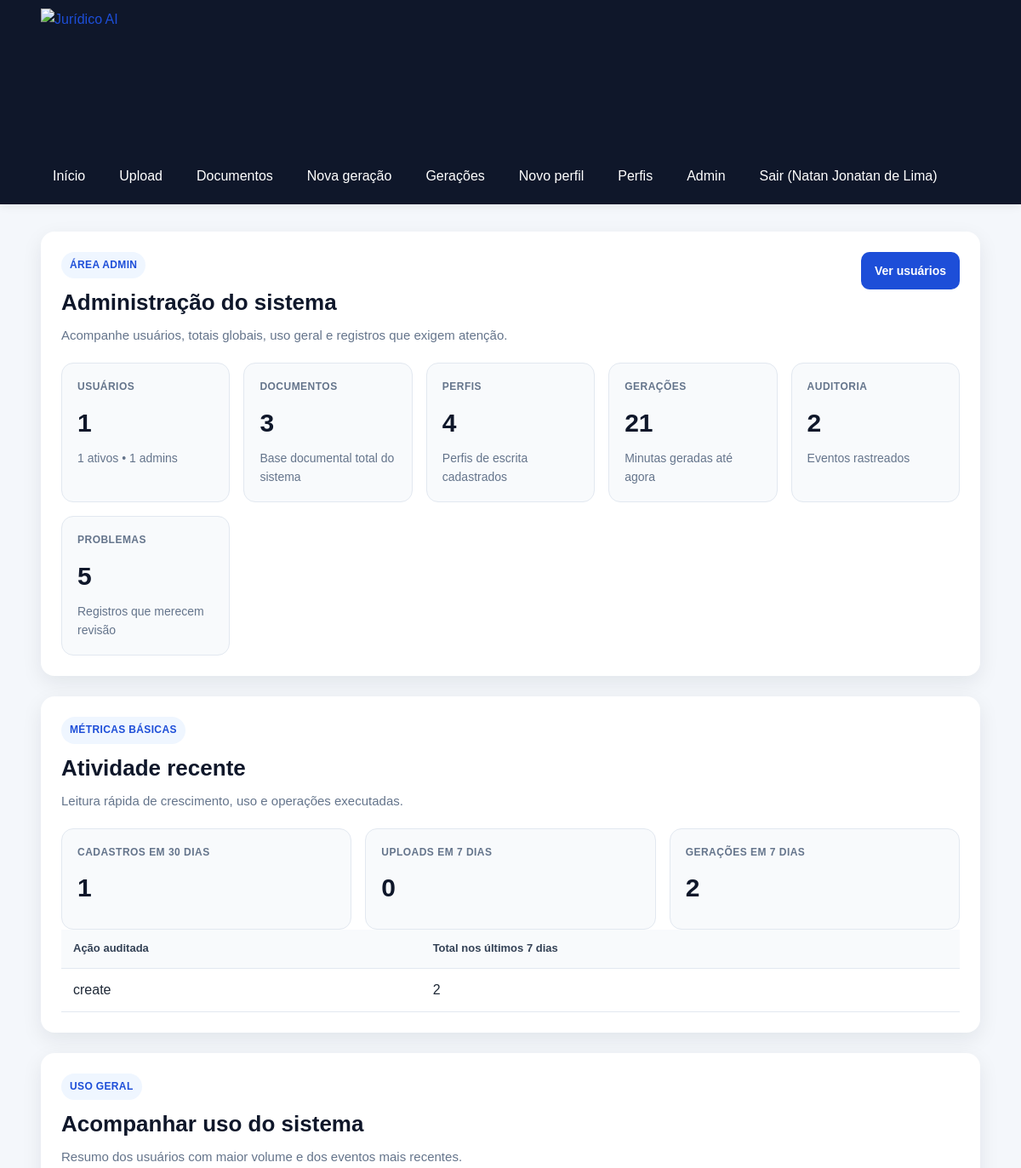
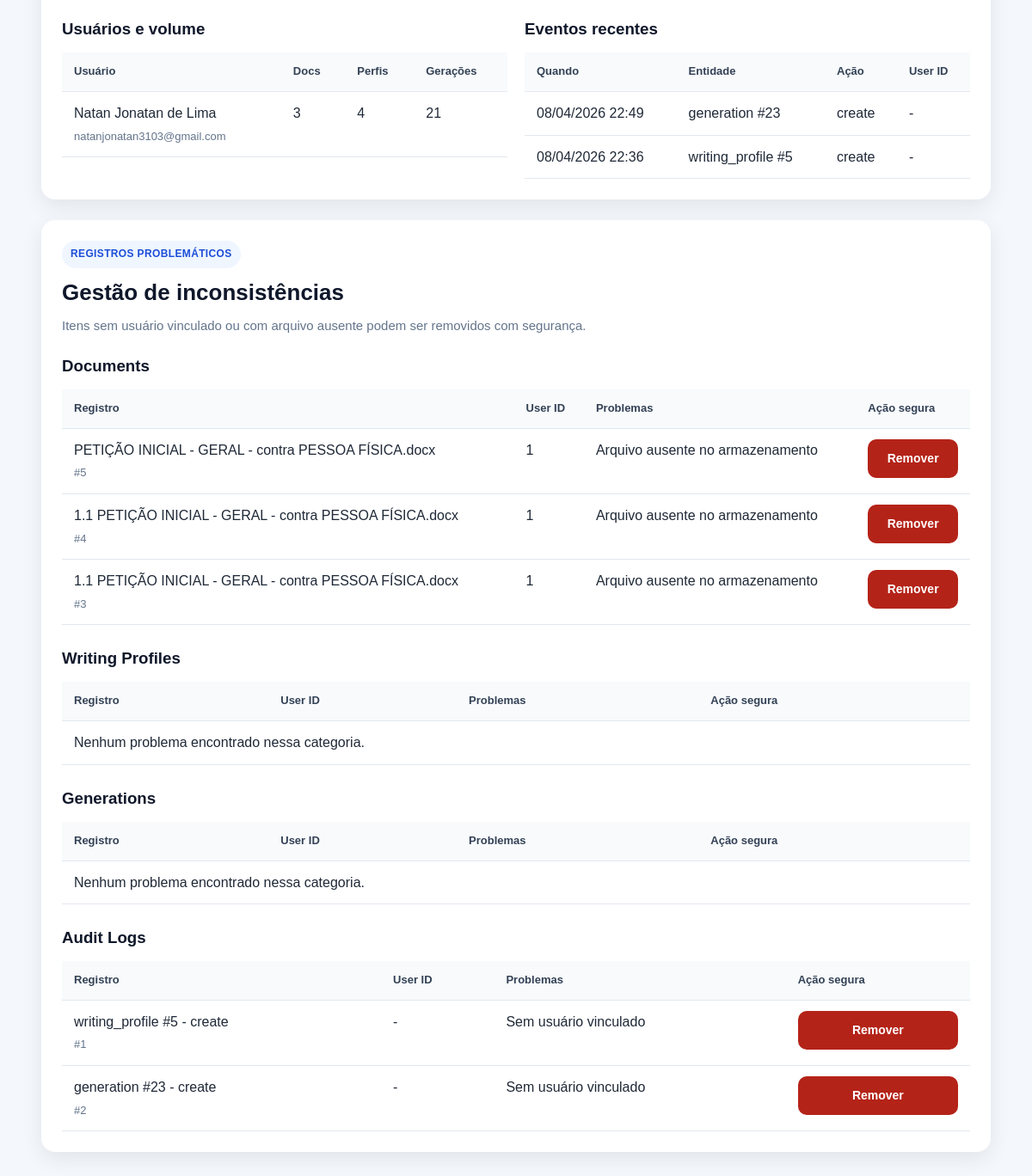
The page /admin (signed in) on the database its author committed (2 pictures, top to bottom).
### app/models/user.py (models this page shows, shortened)
class User(Base):
    __tablename__ = "users"
    id = Column(Integer, primary_key=True, index=True)
    full_name = Column(String(150), nullable=False)
    email = Column(String(255), nullable=False, unique=True, index=True)
    password_hash = Column(String(255), nullable=False)
    is_active = Column(Boolean, default=True, nullable=False)
    is_admin = Column(Boolean, default=False, nullable=False)
    created_at = Column(DateTime, default=agora_brasil, nullable=False, index=True)
    updated_at = Column(DateTime, default=agora_brasil, onupdate=agora_brasil, nullable=False)

### app/models/audit_log.py (models this page shows, shortened)
class AuditLog(Base):
    __tablename__ = "audit_logs"
    id = Column(Integer, primary_key=True, index=True)
    user_id = Column(Integer, ForeignKey("users.id", ondelete="CASCADE"), nullable=True, index=True)
    entity_type = Column(String(50), nullable=False, index=True)
    entity_id = Column(Integer, nullable=False, index=True)
    action = Column(String(50), nullable=False, index=True)
    entity_version = Column(Integer, nullable=False, default=1)
    payload = Column(Text, nullable=False)
    created_at = Column(DateTime, default=agora_brasil, nullable=False, index=True)

### app/models/document.py (models this page shows, shortened)
class Document(Base):
    __tablename__ = "documents"
    id = Column(Integer, primary_key=True, index=True)
    original_filename = Column(String(255), nullable=False, index=True)
    saved_filename = Column(String(255), nullable=False)
    file_path = Column(String(500), nullable=False)
    file_type = Column(String(20), nullable=False, index=True)
    extracted_text = Column(Text, nullable=False)
    user_id = Column(Integer, ForeignKey("users.id", ondelete="CASCADE"), nullable=True, index=True)
    tags = Column(Text, nullable=True)
    is_favorite = Column(Boolean, default=False, nullable=False)
    status = Column(String(100), nullable=True)
    version = Column(Integer, default=1, nullable=False)
    created_at = Column(DateTime, default=agora_brasil, nullable=False)
    updated_at = Column(DateTime, default=agora_brasil, onupdate=agora_brasil, nullable=False)
    generations = relationship(
        "Generation",
        secondary=generation_documents,
        back_populates="documents",
        passive_deletes=True,
    )
    user = relationship("User", passive_deletes=True)

### app/routers/admin.py (the view)
@router.get("")
def admin_dashboard(
    request: Request,
    db: Session = Depends(get_db),
    admin: User = Depends(get_admin_user),
):
    totais = obter_totais_sistema(db)
    metricas = obter_metricas_basicas_admin(db)
    uso_geral = obter_uso_geral_sistema(db)
    problematicos = listar_registros_problematicos(db)
    totais_problematicos = sum(len(itens) for itens in problematicos.values())
    return templates.TemplateResponse(
        "admin_dashboard.html",
        {
            "request": request,
            "title": "Administração do sistema",
            "admin": admin,
            "totais": totais,
            "metricas": metricas,
            "uso_geral": uso_geral,
            "problematicos": problematicos,
            "totais_problematicos": totais_problematicos,
            "sucesso": request.query_params.get("sucesso"),
            "erro": request.query_params.get("erro"),
        },
    )

### app/templates/admin_dashboard.html (shortened to what this page needs)
{% extends "base.html" %}
{% block content %}
<section class="card">
    <div class="cabecalho-pagina">
        <div>
            <span class="etiqueta-secao">Área admin</span>
            <h2>Administração do sistema</h2>
            <p class="texto-suave">
                Acompanhe usuários, totais globais, uso geral e registros que exigem atenção.
            </p>
        </div>
        <div class="acoes-topo">
            <a class="botao" href="/admin/users">Ver usuários</a>
        </div>
    </div>
    <div class="admin-grid-resumo">
        <article class="admin-card-resumo">
            <span class="admin-card-label">Usuários</span>
            <strong>{{ totais.usuarios }}</strong>
            <p>{{ totais.usuarios_ativos }} ativos • {{ totais.admins }} admins</p>
        </article>
        <article class="admin-card-resumo">
            <span class="admin-card-label">Documentos</span>
            <strong>{{ totais.documentos }}</strong>
            <p>Base documental total do sistema</p>
        </article>
        <article class="admin-card-resumo">
            <span class="admin-card-label">Perfis</span>
            <strong>{{ totais.perfis }}</strong>
            <p>Perfis de escrita cadastrados</p>
        </article>
        <article class="admin-card-resumo">
            <span class="admin-card-label">Gerações</span>
            <strong>{{ totais.geracoes }}</strong>
            <p>Minutas geradas até agora</p>
        </article>
        <article class="admin-card-resumo">
            <span class="admin-card-label">Auditoria</span>
            <strong>{{ totais.auditorias }}</strong>
            <p>Eventos rastreados</p>
        </article>
        <article class="admin-card-resumo">
            <span class="admin-card-label">Problemas</span>
            <strong>{{ totais_problematicos }}</strong>
            <p>Registros que merecem revisão</p>
        </article>
    </div>
</section>
<section class="card">
    <div class="cabecalho-pagina">
        <div>
            <span class="etiqueta-secao">Métricas básicas</span>
            <h2>Atividade recente</h2>
            <p class="texto-suave">Leitura rápida de crescimento, uso e operações executadas.</p>
        </div>
    </div>
    <div class="admin-grid-resumo">
        <article class="admin-card-resumo">
            <span class="admin-card-label">Cadastros em 30 dias</span>
            <strong>{{ metricas.cadastros_30_dias }}</strong>
        </article>
        <article class="admin-card-resumo">
            <span class="admin-card-label">Uploads em 7 dias</span>
            <strong>{{ metricas.uploads_7_dias }}</strong>
        </article>
        <article class="admin-card-resumo">
            <span class="admin-card-label">Gerações em 7 dias</span>
            <strong>{{ metricas.geracoes_7_dias }}</strong>
        </article>
    </div>
    <div class="admin-table-wrapper">
        <table class="tabela-admin">
            <thead>
                <tr>
                    <th>Ação auditada</th>
                    <th>Total nos últimos 7 dias</th>
                </tr>
            </thead>
            <tbody>
                {% if metricas.acoes_auditoria_7_dias %}
                    {% for item in metricas.acoes_auditoria_7_dias %}
                        <tr>
                            <td>{{ item.acao }}</td>
                            <td>{{ item.total }}</td>
                        </tr>
                    {% endfor %}
                {% else %}
                    <tr>
                        <td colspan="2">Nenhuma atividade auditada recente.</td>
                    </tr>
                {% endif %}
            </tbody>
        </table>
    </div>
</section>
<section class="card">
    <div class="cabecalho-pagina">
        <div>
            <span class="etiqueta-secao">Uso geral</span>
            <h2>Acompanhar uso do sistema</h2>
            <p class="texto-suave">Resumo dos usuários com maior volume e dos eventos mais recentes.</p>
        </div>
    </div>
    <div class="admin-grid-duplo">
        <div>
            <h3 class="admin-subtitulo">Usuários e volume</h3>
            <div class="admin-table-wrapper">
                <table class="tabela-admin">
                    <thead>
                        <tr>
                            <th>Usuário</th>
                            <th>Docs</th>
                            <th>Perfis</th>
                            <th>Gerações</th>
                        </tr>
                    </thead>
                    <tbody>
                        {% for usuario in uso_geral.usuarios %}
                            <tr>
                                <td>{{ usuario.full_name }}<br><span class="texto-pequeno">{{ usuario.email }}</span></td>
                                <td>{{ usuario.documentos }}</td>
                                <td>{{ usuario.perfis }}</td>
                                <td>{{ usuario.geracoes }}</td>
                            </tr>
                        {% endfor %}
                    </tbody>
                </table>
            </div>
        </div>
        <div>
            <h3 class="admin-subtitulo">Eventos recentes</h3>
            <div class="admin-table-wrapper">
                <table class="tabela-admin">
                    <thead>
                        <tr>
                            <th>Quando</th>
                            <th>Entidade</th>
                            <th>Ação</th>
                            <th>User ID</th>
                        </tr>
                    </thead>
                    <tbody>
                        {% if uso_geral.eventos_recentes %}
                            {% for evento in uso_geral.eventos_recentes %}
                                <tr>
                                    <td>{{ evento.created_at.strftime("%d/%m/%Y %H:%M") if evento.created_at else "-" }}</td>
                                    <td>{{ evento.entity_type }} #{{ evento.entity_id }}</td>
                                    <td>{{ evento.action }}</td>
                                    <td>{{ evento.user_id or "-" }}</td>
                                </tr>
                            {% endfor %}
                        {% else %}
                            <tr>
                                <td colspan="4">Nenhum evento recente.</td>
                            </tr>
                        {% endif %}
                    </tbody>
                </table>
            </div>
        </div>
    </div>
</section>
<section class="card">
    <div class="cabecalho-pagina">
        <div>
            <span class="etiqueta-secao">Registros problemáticos</span>
            <h2>Gestão de inconsistências</h2>
            <p class="texto-suave">Itens sem usuário vinculado ou com arquivo ausente podem ser removidos com segurança.</p>
        </div>
    </div>
    {% for chave, itens in problematicos.items() %}
        <div class="admin-problemas-bloco">
            <h3 class="admin-subtitulo">{{ chave.replace("_", " ").title() }}</h3>
            <div class="admin-table-wrapper">
                <table class="tabela-admin">
                    <thead>
                        <tr>
                            <th>Registro</th>
                            <th>User ID</th>
                            <th>Problemas</th>
                            <th>Ação segura</th>
                        </tr>
                    </thead>
                    <tbody>
                        {% if itens %}
                            {% for item in itens %}
                                <tr>
                                    <td>{{ item.label }}<br><span class="texto-pequeno">#{{ item.id }}</span></td>
                                    <td>{{ item.user_id or "-" }}</td>
                                    <td>{{ item.problemas | join(", ") }}</td>
                                    <td>
                                        <form method="post" action="/admin/problem-records/{{ item.entity_type }}/{{ item.id }}/delete" data-confirm-action data-confirm-title="Remover registro problemático" data-confirm-message="Essa ação removerá definitivamente o registro inconsistente. Deseja continuar?">
                                            <button type="submit" class="botao-perigo">Remover</button>
                                        </form>
                                    </td>
                                </tr>
                            {% endfor %}
                        {% else %}
                            <tr>
                                <td colspan="4">Nenhum problema encontrado nessa categoria.</td>
                            </tr>
                        {% endif %}
                    </tbody>
                </table>
            </div>
        </div>
    {% endfor %}
</section>
{% endblock %}

### app/templates/base.html (shortened to what this page needs)
<!DOCTYPE html>
<html lang="pt-BR">
<head>
    <link rel="stylesheet" href="{{ url_for('static', path='css/style.css') }}?v=7.6">
</head>
<body>
    <header class="topo">
        <div class="container topo-conteudo">
            <a href="/" class="marca-link" aria-label="Ir para a página inicial do Jurídico AI">
                <img
                    src="{{ url_for('static', path='img/logo-juridico-ai-sem-fundo.png') }}"
                    alt="Jurídico AI"
                    class="logo-juridico"
                >
            </a>
            <nav class="menu">
                <a href="/">Início</a>
                <a href="/documents/upload">Upload</a>
                <a href="/documents">Documentos</a>
                <a href="/generations/create">Nova geração</a>
                <a href="/generations">Gerações</a>
                <a href="/writing-profiles/create">Novo perfil</a>
                <a href="/writing-profiles">Perfis</a>
                {% if request.session.get("is_admin") %}
                <a href="/admin">Admin</a>
                {% endif %}
                {% if request.session.get("user_id") %}
                <form method="post" action="/auth/logout" class="menu-logout-form">
                    <button type="submit" class="menu-logout-button">
                        Sair{% if request.session.get("user_name") %} ({{ request.session.get("user_name") }}){% endif %}
                    </button>
                </form>
                {% endif %}
            </nav>
        </div>
    </header>
    <main class="container pagina-conteudo">
        {% block content %}{% endblock %}
    </main>
</body>
</html>

### rows shown on the page
User: session.get "Natan Jonatan de Lima", full_name "Natan Jonatan de Lima", email "natanjonatan3103@gmail.com", documentos "3", perfis "4", geracoes "21"
AuditLog: acao "create", total "2", created_at "08/04/2026 22:49", entity_type "generation", entity_id "23", action "create", user_id "-"
AuditLog: created_at "08/04/2026 22:36", entity_type "writing_profile", entity_id "5", action "create", user_id "-"
Document: label "PETIÇÃO INICIAL - GERAL - contra PESSOA FÍSICA.docx", id "5", user_id "1", problemas "Arquivo ausente no armazenamento"
Document: label "1.1 PETIÇÃO INICIAL - GERAL - contra PESSOA FÍSICA.docx", id "4", user_id "1", problemas "Arquivo ausente no armazenamento"
Document: label "1.1 PETIÇÃO INICIAL - GERAL - contra PESSOA FÍSICA.docx", id "3", user_id "1", problemas "Arquivo ausente no armazenamento"

### other values the page prints
{{ totais.usuarios }} "1"
{{ totais.usuarios_ativos }} "1"
{{ totais.admins }} "1"
{{ totais.documentos }} "3"
{{ totais.perfis }} "4"
{{ totais.geracoes }} "21"
{{ totais.auditorias }} "2"
{{ totais_problematicos }} "5"
{{ metricas.cadastros_30_dias }} "1"
{{ metricas.uploads_7_dias }} "0"
{{ metricas.geracoes_7_dias }} "2"
{{ chave.replace("_", " ").title() }} "Documents" "Writing Profiles" "Generations" "Audit Logs"
{{ item.label }} "writing_profile #5 - create" "generation #23 - create"
{{ item.id }} "1" "2"
{{ item.user_id or "-" }} "-" "-"
